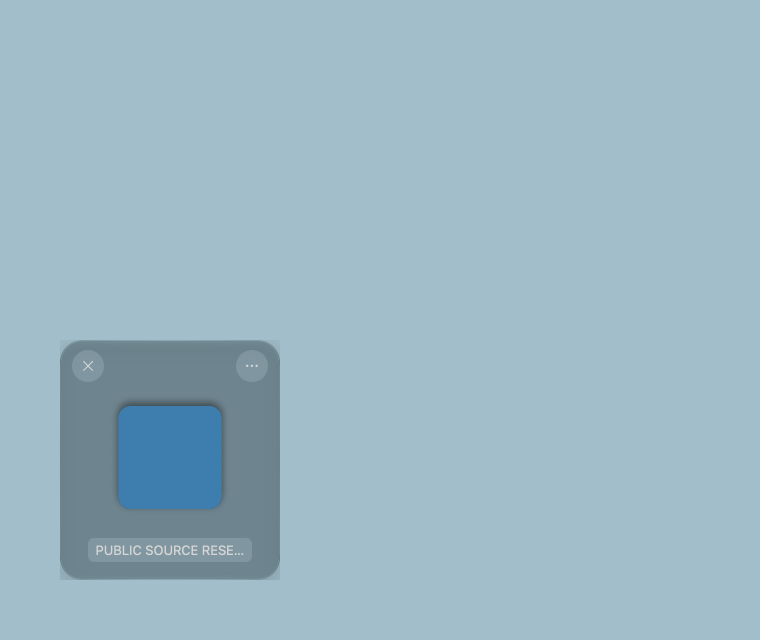
#> input picture artifacts/reverse-engineering/dropover-5.2.0/ui-refinement-20261014/diagnostic-original-corners.png, 1520 x 1280 px (shown at 1/2 size)
$ python -i image_preprocess.py   (imports and definitions only)
#> lines starting #> are read from the running program, lines starting #| are printed output that depends on the picture
import sys
# [2 lines not run here, left out]

import os
import sqlite3
import urllib.request
import numpy as np
from PIL import Image

def ensure_local_image(image_path: str) -> None:
    """
    Checks if the local image exists. If not, queries the SQLite database
    at ~/DesignAssetManager/design_asset_manager.db to find the remote URL (original_url or thumbnail_path)
    for this asset, and downloads it to the expected path.
    """
    expanded_path = os.path.expanduser(image_path)
    if os.path.exists(expanded_path):
        return

    basename = image_path.replace("\\", "/").rsplit("/", 1)[-1]
    if os.environ.get("DESIGN_ASSET_MANAGER_DISABLE_USER_DATA_ACCESS") == "1":
        print(f"[ensure_local_image] Test fixture is unavailable: {basename}")
        return

    default_db_path = "~/DesignAssetManager/design_asset_manager.db"
    db_path = os.path.expanduser(
        os.environ.get("DESIGN_ASSET_MANAGER_RUNTIME_DB", default_db_path)
    )
    if not os.path.exists(db_path):
        print("[ensure_local_image] Runtime database is unavailable.")
        return

    print(f"[ensure_local_image] Searching runtime metadata for missing image: {basename}")

    url_to_download = None
    try:
        conn = sqlite3.connect(db_path)
        cursor = conn.cursor()

        # Try matching exact file_path, expanded file_path, or pattern ending with basename
        cursor.execute(
            "SELECT original_url, thumbnail_path FROM assets WHERE file_path = ? OR file_path = ? OR file_path LIKE ?",
            (image_path, expanded_path, f"%/{basename}")
        )
        row = cursor.fetchone()

        if not row:
            # Fallback matching by basename in file_name or file_path
            cursor.execute(
                "SELECT original_url, thumbnail_path FROM assets WHERE file_name = ? OR file_path LIKE ?",
                (basename, f"%{basename}")
            )
            row = cursor.fetchone()

        if row:
            original_url, thumbnail_path = row
            url_to_download = original_url if original_url and original_url.startswith("http") else thumbnail_path

        conn.close()
    except Exception as db_err:
        print(f"[ensure_local_image] SQLite database query failed: {db_err}")

    if not url_to_download or not url_to_download.startswith("http"):
        print(f"[ensure_local_image] No remote HTTP URL found for image: {basename}")
        return

    # Download from remote URL
    try:
        print(f"[ensure_local_image] Downloading missing image: {basename}")
        os.makedirs(os.path.dirname(expanded_path), exist_ok=True)

        headers = {'User-Agent': 'Mozilla/5.0'}
        req = urllib.request.Request(url_to_download, headers=headers)
        with urllib.request.urlopen(req, timeout=15) as response:
            with open(expanded_path, "wb") as out_file:
                out_file.write(response.read())

        print(f"[ensure_local_image] Image restored. Size: {os.path.getsize(expanded_path)} bytes.")
    except Exception as dl_err:
        print(f"[ensure_local_image] Failed to download remote image: {dl_err}")

def preprocess_image(image_path: str):
    """
    Simulates image preprocessing (resizing, normalization).
    Reads the actual image specs to ensure robust local execution.
    """
    try:
        ensure_local_image(image_path)
    except Exception as e:
        print(f"[preprocess_image] Error ensuring local image: {e}")

    image_path = os.path.expanduser(image_path)
    if not os.path.exists(image_path):
        raise FileNotFoundError(f"Image not found at: {image_path}")

    try:
        with Image.open(image_path) as img:
            width, height = img.size
            file_size = os.path.getsize(image_path)

            return {
                "valid": True,
                "width": width,
                "height": height,
                "format": img.format,
                "file_size": file_size,
                "channels": len(img.getbands())
            }
    except Exception as e:
        raise ValueError(f"Failed to parse image file: {e}")

def prepare_image_for_wd_tagger(image_path: str, target_size: int = 448) -> np.ndarray:
    """
    Opens an image, resolves transparency/alpha channel with a white background,
    pads the image with white space to be a square of target_size x target_size
    (preserving original aspect ratio via letterboxing), and converts to a
    numpy float32 array in BGR channel order with values [0.0, 255.0].
    """
#> called with target_size = 448
    try:
        ensure_local_image(image_path)
    except Exception as e:
        print(f"[prepare_image_for_wd_tagger] Error ensuring local image: {e}")

    image_path = os.path.expanduser(image_path)
    if not os.path.exists(image_path):
        raise FileNotFoundError(f"Image not found at: {image_path}")

    try:
        with Image.open(image_path) as img:
            # 1. Handle alpha transparency (blend onto a white background)
#> img is the input picture: PIL image 1520x1280 RGBA; mean R, G, B, A 154.7, 183.8, 196.4, 255
            if img.mode in ("RGBA", "LA") or (img.mode == "P" and "transparency" in img.info):
                bg = Image.new("RGB", img.size, (255, 255, 255))
#> bg: PIL image 1520x1280 RGB; every value is 255
                # Convert source image to RGBA to get the alpha mask
                rgba_img = img.convert("RGBA")
                bg.paste(rgba_img, mask=rgba_img.split()[3])
                img = bg
            else:
                img = img.convert("RGB")

            # 2. Aspect-ratio letterbox padding to square target_size x target_size
            w, h = img.size
#> w = 1520; h = 1280
            ratio = float(target_size) / max(w, h)
#> ratio = 0.295
            new_size = (int(w * ratio), int(h * ratio))
#> new_size = (447, 377)

            # Resize image keeping aspect ratio
            img_resized = img.resize(new_size, Image.Resampling.BILINEAR)
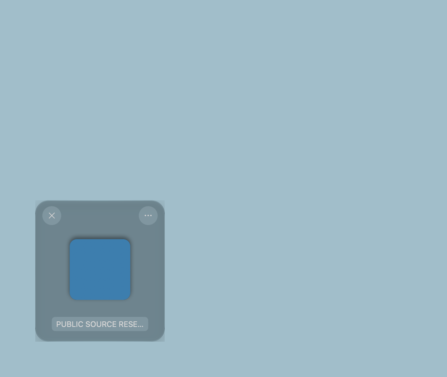
#> img_resized: PIL image 447x377 RGB; mean R, G, B 154.7, 183.8, 196.4

            # Create a square white canvas
            square_img = Image.new("RGB", (target_size, target_size), (255, 255, 255))
#> square_img: PIL image 448x448 RGB; every value is 255
            # Paste the resized image centered
            paste_pos = ((target_size - new_size[0]) // 2, (target_size - new_size[1]) // 2)
#> paste_pos = (0, 35)
            square_img.paste(img_resized, paste_pos)
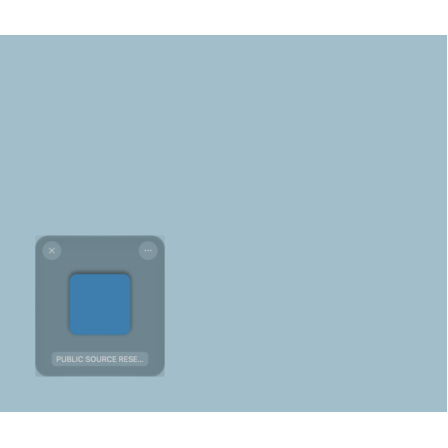
#> square_img: PIL image 448x448 RGB; mean R, G, B 170.7, 195.2, 205.8

            # 3. Convert to float32 NumPy array
            image_np = np.array(square_img).astype(np.float32)

            # 4. Swap channels from RGB to BGR (required by WD Tagger models)
            image_bgr = image_np[:, :, ::-1]

            return image_bgr
    except Exception as e:
        raise ValueError(f"Failed to preprocess image for WD Tagger: {e}")

>>> result = prepare_image_for_wd_tagger('../../artifacts/reverse-engineering/dropover-5.2.0/ui-refinement-20261014/diagnostic-original-corners.png')
